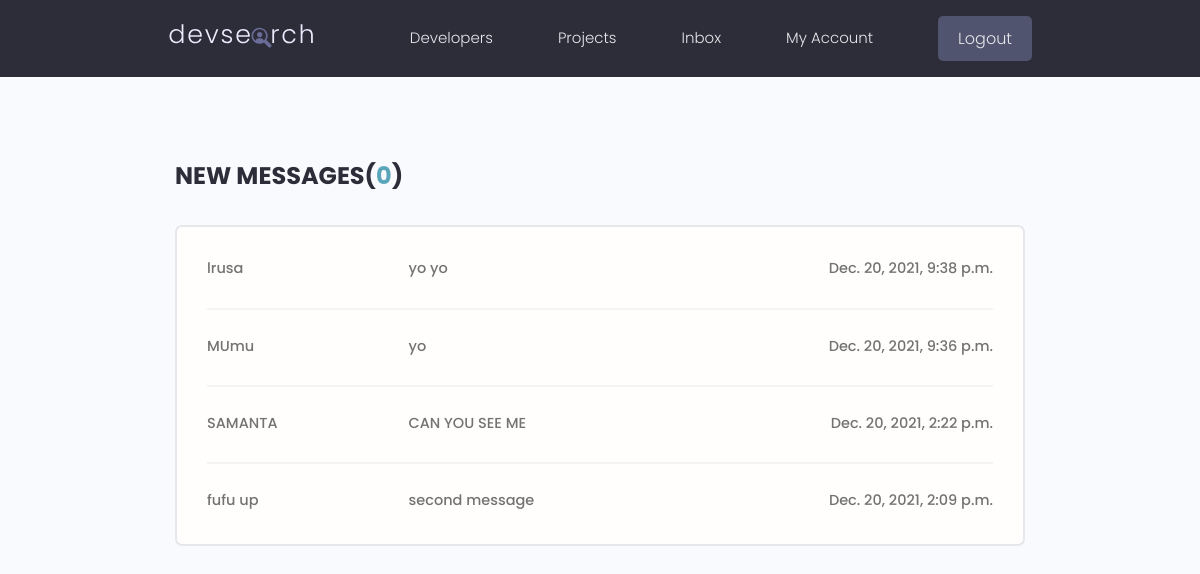
The app's page /inbox/ (signed in), older data.
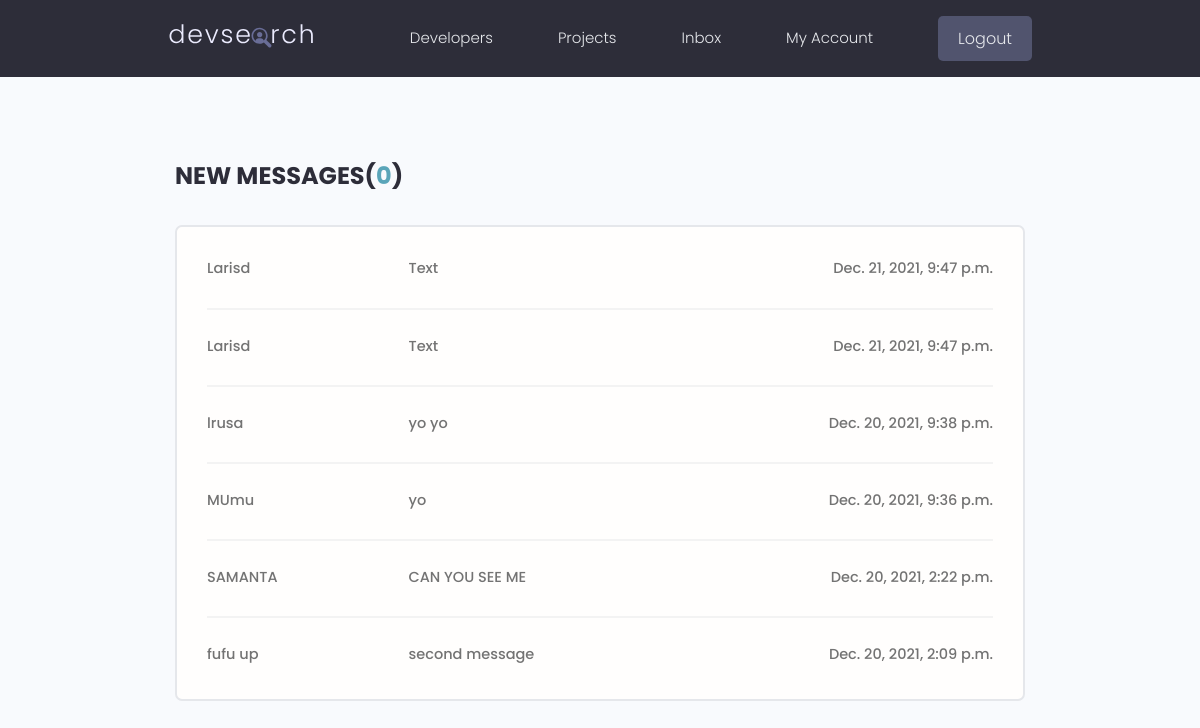
The same page, newer data.
### users/models.py (models this page shows, shortened)
class Message(models.Model):
    sender = models.ForeignKey(Profile, on_delete=models.SET_NULL, null=True, blank=True)
    recipient = models.ForeignKey(Profile, on_delete=models.SET_NULL, null=True, blank=True, related_name="messages")
    name = models.CharField(max_length=200, null=True, blank=True)
    email = models.CharField(max_length=200, null=True, blank=True)
    subject = models.CharField(max_length=200, null=True, blank=True)
    body = models.TextField()
    is_read = models.BooleanField(default=False, null=True)
    created = models.DateTimeField(auto_now_add=True)
    id = models.UUIDField(default=uuid.uuid4, unique=True, primary_key=True, editable=False)
    class Meta:
        ordering = ['is_read', '-created']

### users/views.py (the view)
# urls.py: path('inbox/', views.inbox, name='inbox'),
@login_required(login_url='login')
def inbox(request):
    profile = request.user.profile
    messageRequests = profile.messages.all()
    unreadCount = messageRequests.filter(is_read=False).count()
    context = {'messageRequests': messageRequests, 'unreadCount': unreadCount }
    return render(request, 'users/inbox.html', context)

### users/templates/users/inbox.html
{% extends 'main.html' %}
{% block content %}
  <main class="inbox my-xl">
    <div class="content-box">
      <h3 class="inbox__title">New Messages(<span>{{unreadCount}}</span>)</h3>
      <ul class="messages">
        {% for message in messageRequests %}
        {% if message.is_read == False %}
        <li class="message message--unread">
        {% else %}
        <li class="message">
        {% endif %}
          <a href="{% url 'message' message.id %}">
            <span class="message__author">{{message.name}}</span>
            <span class="message__subject">{{message.subject}}</span>
            <span class="message__date">{{message.created}}</span>
          </a>
        </li>
        {% endfor %}
      </ul>
    </div>
  </main>
  {% endblock content %}

Row changes from the older to the newer data that the page shows:
added Message: name "Larisd", subject "Text", created "Dec. 21, 2021, 9:47 p.m."
added Message: name "Larisd", subject "Text", created "Dec. 21, 2021, 9:47 p.m."
